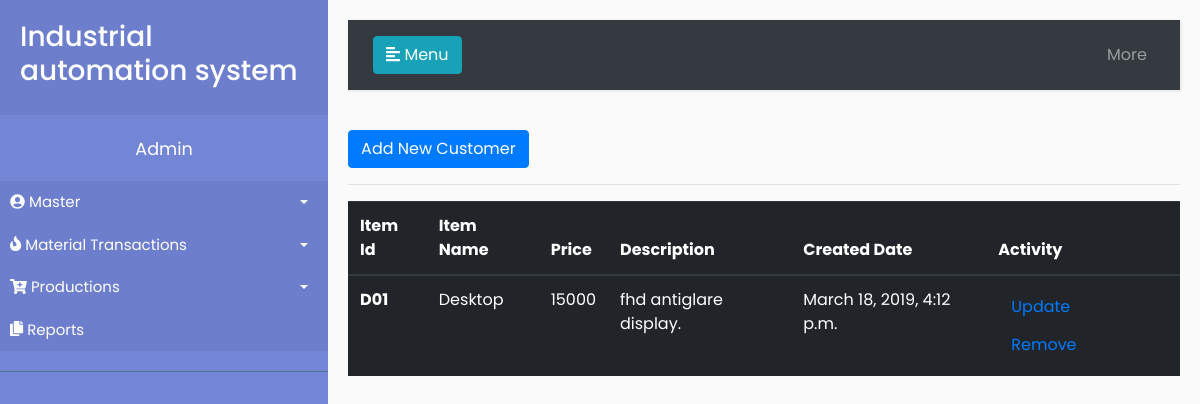
/item/ (signed in), run on the app's committed database.
### master/models.py (models this page shows, shortened)
class Item(models.Model):
	item_code = models.CharField(max_length=10)
	item_name = models.CharField(max_length=50)
	price = models.PositiveIntegerField()
	description = models.TextField()
	created_date = models.DateTimeField(default=timezone.now)

### master/views.py (the view)
# urls.py: path('item/',views.item, name='item'),
@login_required
def item(request):
	item= Item.objects.all()
	return render(request, 'master/item.html', {'item': item})

### master/templates/master/item.html
{% extends 'base.html' %}
{% block content %}
<a class="btn btn-primary" href="{% url 'newitem' %}" role="button">Add New Customer</a> <hr/>
<table class="table table-dark">
  <thead>
    <tr>
      <th scope="col">Item Id</th>
      <th scope="col">Item Name</th>
      <th scope="col">Price</th>
      <th scope="col">Description</th>
      <th scope="col"> Created Date </th>
      <th scope="col"> Activity </th>
    </tr>
  </thead>
  <tbody>
{% for detail in item %}
    <tr>
      <th scope="row"> {{ detail.item_code }}</th>
      <td>{{ detail.item_name }}</td>
      <td>{{ detail.price}}</td>
      <td>{{ detail.description }}</td>
      <td>{{ detail.created_date }}</td>
      <td><a class="btn btn-link" href="{% url 'edititem' detail.id %}"> Update </a>
      <a class="btn btn-link confirm-delete" href="{% url 'deleteitem' pk=detail.pk %}"> Remove </a>  </td>
    </tr>
    {% endfor %}
  </tbody>
</table>
{% endblock %}

### master/static/css/style.css (style rules this page uses)
body { font-family: 'Poppins', sans-serif; background: #fafafa; }
a, a:hover, a:focus { color: inherit; text-decoration: none; transition: all 0.3s; }

### data on the page
Item: item_code "D01", item_name "Desktop", price "15000", description "fhd antiglare display.", created_date "March 18, 2019, 4:12 p.m."
